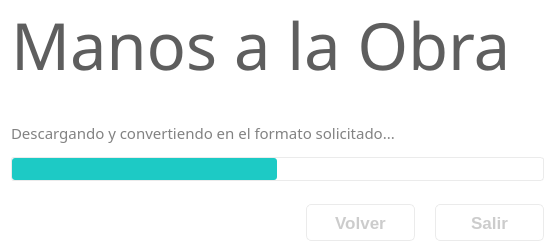
<?xml version="1.0" encoding="UTF-8"?>
<ui version="4.0">
 <class>Ui_Proceso</class>
 <widget class="QWidget" name="Ui_Proceso">
  <property name="enabled">
   <bool>true</bool>
  </property>
  <property name="geometry">
   <rect>
    <x>0</x>
    <y>0</y>
    <width>518</width>
    <height>252</height>
   </rect>
  </property>
  <property name="windowTitle">
   <string>Music Download - Descargando y Convirtiendo</string>
  </property>
  <property name="styleSheet">
   <string notr="true">#Ui_Proceso {
background-color: rgb(255, 255, 255);
}</string>
  </property>
  <layout class="QVBoxLayout" name="verticalLayout_2">
   <property name="spacing">
    <number>13</number>
   </property>
   <property name="topMargin">
    <number>0</number>
   </property>
   <item>
    <widget class="QLabel" name="titulo">
     <property name="font">
      <font>
       <family>Nirmala UI Semilight</family>
       <pointsize>49</pointsize>
       <weight>50</weight>
       <bold>false</bold>
      </font>
     </property>
     <property name="styleSheet">
      <string notr="true">color: rgb(94, 94, 94);</string>
     </property>
     <property name="text">
      <string>Manos a la Obra  </string>
     </property>
    </widget>
   </item>
   <item>
    <spacer name="verticalSpacer">
     <property name="orientation">
      <enum>Qt::Vertical</enum>
     </property>
     <property name="sizeType">
      <enum>QSizePolicy::MinimumExpanding</enum>
     </property>
     <property name="sizeHint" stdset="0">
      <size>
       <width>19</width>
       <height>14</height>
      </size>
     </property>
    </spacer>
   </item>
   <item>
    <layout class="QVBoxLayout" name="verticalLayout">
     <item>
      <widget class="QLabel" name="descripcion_proceso">
       <property name="font">
        <font>
         <family>Nirmala UI Semilight</family>
         <pointsize>11</pointsize>
        </font>
       </property>
       <property name="styleSheet">
        <string notr="true">color: rgb(130, 130, 130);</string>
       </property>
       <property name="text">
        <string>Descargando y convertiendo en el formato solicitado...</string>
       </property>
      </widget>
     </item>
     <item>
      <widget class="QProgressBar" name="proceso">
       <property name="styleSheet">
        <string notr="true">#proceso{
	border-radius: 3px;
	border: 1px solid rgb(235, 235, 235);
	background-color: rgb(255, 255, 255)
}
#proceso:chunk{
	border-radius:3px;
	background-color: rgb(29, 202, 197)
}</string>
       </property>
       <property name="maximum">
        <number>0</number>
       </property>
       <property name="value">
        <number>-1</number>
       </property>
       <property name="alignment">
        <set>Qt::AlignCenter</set>
       </property>
       <property name="textVisible">
        <bool>false</bool>
       </property>
      </widget>
     </item>
    </layout>
   </item>
   <item>
    <spacer name="verticalSpacer_2">
     <property name="orientation">
      <enum>Qt::Vertical</enum>
     </property>
     <property name="sizeType">
      <enum>QSizePolicy::Preferred</enum>
     </property>
     <property name="sizeHint" stdset="0">
      <size>
       <width>20</width>
       <height>10</height>
      </size>
     </property>
    </spacer>
   </item>
   <item>
    <layout class="QHBoxLayout" name="horizontalLayout">
     <property name="spacing">
      <number>20</number>
     </property>
     <item>
      <spacer name="horizontalSpacer">
       <property name="orientation">
        <enum>Qt::Horizontal</enum>
       </property>
       <property name="sizeHint" stdset="0">
        <size>
         <width>40</width>
         <height>20</height>
        </size>
       </property>
      </spacer>
     </item>
     <item>
      <widget class="QPushButton" name="boton_volver">
       <property name="enabled">
        <bool>false</bool>
       </property>
       <property name="minimumSize">
        <size>
         <width>109</width>
         <height>37</height>
        </size>
       </property>
       <property name="font">
        <font>
         <family>Nirmala UI</family>
         <pointsize>13</pointsize>
         <weight>75</weight>
         <bold>true</bold>
        </font>
       </property>
       <property name="styleSheet">
        <string notr="true">#boton_volver{
border-right: 2px solid rgb(93, 93, 93);
border-bottom: 2px solid rgb(93, 93, 93);
border-left: 1px solid rgb(172, 172, 172);
border-top: 1px solid rgb(172, 172, 172);
border-radius: 5px;
color: rgb(93, 93, 93);
}
#boton_volver:pressed {
border-left: 2px solid rgb(93, 93, 93);
border-top: 2px solid rgb(93, 93, 93);
border-right: 1px solid rgb(172, 172, 172);
border-bottom:1px solid rgb(172, 172, 172);
border-radius: 5px;
color: rgb(93, 93, 93);
}
#boton_volver:disabled {
border-left: 1px solid rgb(235, 235, 235);
border-top: 1px solid rgb(235, 235, 235);
border-right: 1px solid rgb(235, 235, 235);
border-bottom:1px solid rgb(235, 235, 235);
border-radius: 5px;
color: rgb(204, 204, 204)
}</string>
       </property>
       <property name="text">
        <string>Volver</string>
       </property>
      </widget>
     </item>
     <item>
      <widget class="QPushButton" name="boton_salir">
       <property name="enabled">
        <bool>false</bool>
       </property>
       <property name="minimumSize">
        <size>
         <width>109</width>
         <height>37</height>
        </size>
       </property>
       <property name="font">
        <font>
         <family>Nirmala UI</family>
         <pointsize>13</pointsize>
         <weight>75</weight>
         <bold>true</bold>
        </font>
       </property>
       <property name="styleSheet">
        <string notr="true">#boton_salir{
border-right: 3px solid rgb(121, 53, 21);
border-bottom: 3px solid rgb(121, 53, 21);
border-left: 1px solid rgb(172, 172, 172);
border-top: 1px solid rgb(172, 172, 172);
border-radius: 5px;
color: rgb(121, 53, 21);
}
#boton_salir:pressed {
border-left: 3px solid rgb(121, 53, 21);
border-top: 3px solid rgb(121, 53, 21);
border-right: 1px solid rgb(172, 172, 172);
border-bottom:1px solid rgb(172, 172, 172);
border-radius: 5px;
color: rgb(121, 53, 21);
}
#boton_salir:disabled {
border-left: 1px solid rgb(235, 235, 235);
border-top: 1px solid rgb(235, 235, 235);
border-right: 1px solid rgb(235, 235, 235);
border-bottom:1px solid rgb(235, 235, 235);
border-radius: 5px;
color: rgb(204, 204, 204)
}</string>
       </property>
       <property name="text">
        <string>Salir</string>
       </property>
      </widget>
     </item>
    </layout>
   </item>
  </layout>
 </widget>
 <tabstops>
  <tabstop>boton_volver</tabstop>
  <tabstop>boton_salir</tabstop>
 </tabstops>
 <resources/>
 <connections/>
</ui>
